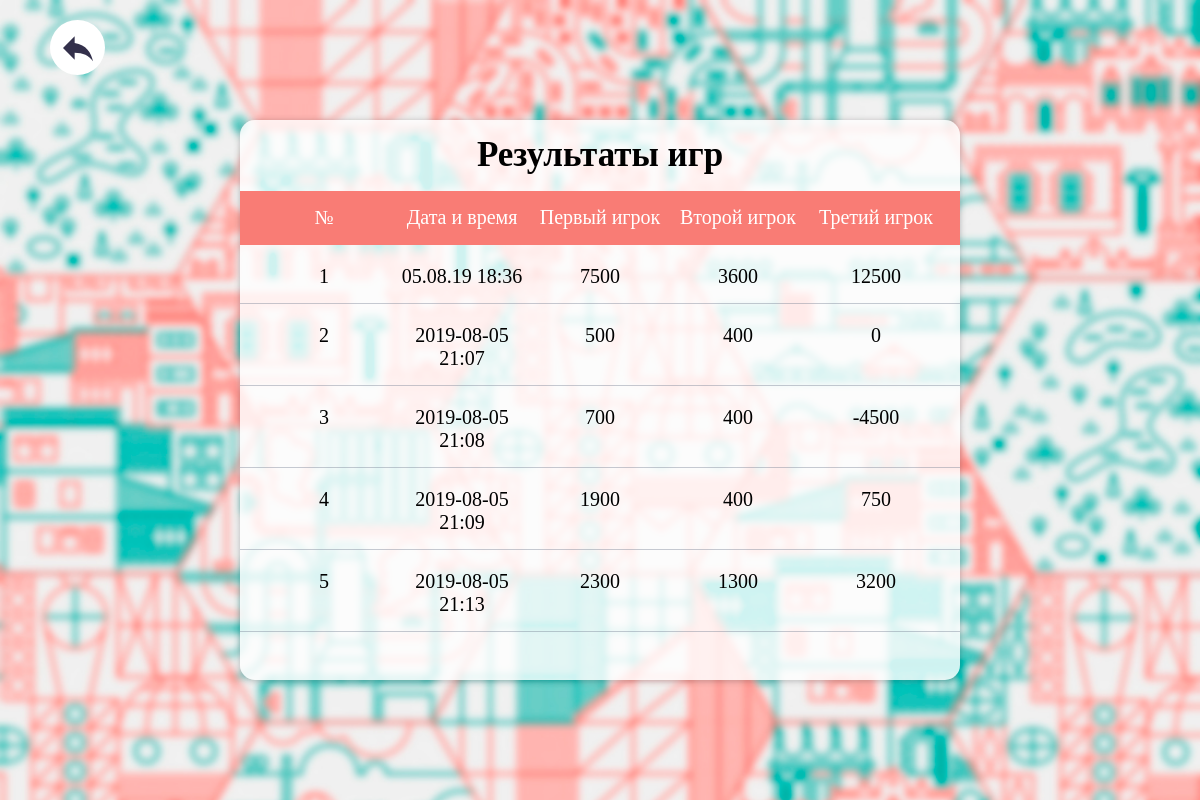
The app's page /results/ with its own data.
### tables this page shows
CREATE TABLE `results`  (
  `id_results` int(255) NOT NULL AUTO_INCREMENT,
  `dateTime` text NULL,
  `player_1` int(255) NULL DEFAULT NULL,
  `player_2` int(255) NULL DEFAULT NULL,
  `player_3` int(255) NULL DEFAULT NULL,
  PRIMARY KEY (`id_results`) USING BTREE
);

### app/core/view.php (called while the page is built, shortened)
<?
class View
{
	function generate($content_view, $template_view, $nameSite = null, $data = null, $param = null)
	{
		include 'app/views/' . $content_view;
	}
}

### app/controllers/controller_results.php (called while the page is built)
<?
class Controller_results extends Controller
{
    function __construct()
    {
        $this->model = new Model_results();
        $this->view = new View();
    }
	function action_index()
	{
        $data = $this ->model->getResults();
		$this->view->generate('results_view.php', 'header_default_view.php', 'Результаты', $data);
	}
}

### app/bootstrap.php (called while the page is built, shortened)
<?
require_once 'core/model.php';
require_once 'core/view.php';
Route::start();

### index.php (called while the page is built, shortened)
<?
require_once 'app/bootstrap.php';

### app/core/model.php (called while the page is built, shortened)
<?
class Model
{
	static function db_connect()
	{
		$params = require_once 'config.php';
		$dsn = "mysql:host={$params['host']};dbname={$params['dbname']}";
		$opt = [
			PDO::ATTR_ERRMODE            => PDO::ERRMODE_EXCEPTION,
			PDO::ATTR_DEFAULT_FETCH_MODE => PDO::FETCH_ASSOC,
			PDO::ATTR_EMULATE_PREPARES   => false,
		];
		$db = new PDO($dsn, $params["user"], $params["password"], $opt);
		$db->exec("set names utf8");
		return  $db;
	}
}

### app/models/model_results.php (called while the page is built)
<?
class Model_results extends Model
{
    public $db;
    function __construct()
    {
        $this->db = Model::db_connect();
    }
    function getResults()
    {
        $getResults = "SELECT * FROM results";
        return $this -> db->query($getResults)->fetchAll();
    }
}

### app/views/results_view.php (the view)
<div class="main-unit">
    <div class="reply" onclick="document.location.href='/';">
        <svg xmlns="http://www.w3.org/2000/svg" width="40" height="40" viewBox="0 0 24 24" fill="#33304b">
            <path d="M10 9V5l-7 7 7 7v-4.1c5 0 8.5 1.6 11 5.1-1-5-4-10-11-11z"></path>
            <path d="M0 0h24v24H0z" fill="none"></path>
        </svg>
    </div>
    <div class="results">
        <div class="results_table">
            <div class="header-table">
                <div class="table-title">Результаты игр</div>
                <div class="table-name-colum">
                    <div class="colum-number">№</div>
                    <div class="colum-datetime">Дата и время</div>
                    <div class="colum-player">Первый игрок</div>
                    <div class="colum-player">Второй игрок</div>
                    <div class="colum-player">Третий игрок</div>
                </div>
            </div>
            <div class="header-content">
                <?
              for ($i=0; $i < count($data); $i++) {
                   echo "<div class='content-row'>
                   <div class='colum-number'>".$data[$i]["id_results"]."</div>
                   <div class='colum-datetime'>".$data[$i]["dateTime"]."</div>
                   <div class='colum-player'>".$data[$i]["player_1"]."</div>
                   <div class='colum-player'>".$data[$i]["player_2"]."</div>
                   <div class='colum-player'>".$data[$i]["player_3"]."</div>
               </div>";
              }
                ?>
            </div>
        </div>
    </div>
</div>

### templates/css/style.css (style rules this page uses)
html, body, .main-unit, .main-unit-admin, .module-error, .start-game, .results { min-width: 1000px; min-height: 600px; width: 100%; height: 100%; }
.main-unit, .module-error { background: url('../../img/default/background.jpg'); background-repeat: no-repeat; background-size: cover; }
.results_table { width: 60%; height: 70%; background: #ffffffcf; border-radius: 15px; box-shadow: 0 1px 6px 0 rgba(32, 33, 36, 0.28); position: relative; overflow: hidden }
.reply { width: 55px; height: 55px; position: absolute; top: 20px; left: 50px; border-radius: 50%; background: #fff; display: flex; justify-content: center; align-items: center; cursor: pointer }
.header-table { width: 100%; height: 125px; display: flex; flex-wrap: wrap; }
.header-content { width: 100%; height: calc(100% - 125px); overflow: scroll; }
.table-title { width: 100%; font-size: 35px; font-weight: 900; text-align: center; padding: 15px; }
.table-name-colum, .content-row { width: 100%; display: flex; justify-content: space-between; padding: 15px; }
.table-name-colum { background: #f97c75; }
.table-name-colum>div { color: #fff }
.content-row { margin: 5px 0; border-bottom: solid 1px #747e9269 !important; }
.table-name-colum>div, .content-row>div { width: 20%; text-align: center; font-size: 20px; }
.module-error, .start-game, .logo-site, .results { display: flex; justify-content: center; align-items: center; }
.main-unit { display: flex; justify-content: center; flex-wrap: wrap; position: relative; }

### records on screen
results: id_results "1", dateTime "05.08.19 18:36", player_1 "7500", player_2 "3600", player_3 "12500"
results: id_results "2", dateTime "2019-08-05 21:07", player_1 "500", player_2 "400", player_3 "0"
results: id_results "3", dateTime "2019-08-05 21:08", player_1 "700", player_2 "400", player_3 "-4500"
results: id_results "4", dateTime "2019-08-05 21:09", player_1 "1900", player_2 "400", player_3 "750"
results: id_results "5", dateTime "2019-08-05 21:13", player_1 "2300", player_2 "1300", player_3 "3200"
